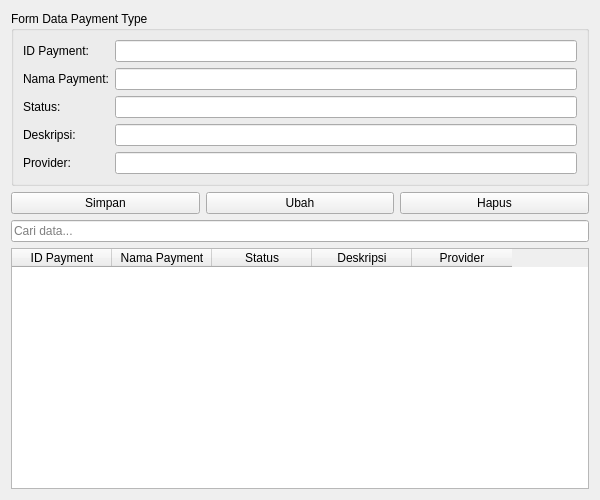
<?xml version="1.0" encoding="UTF-8"?>
<ui version="4.0">
 <class>Form</class>
 <widget class="QWidget" name="Form">
  <property name="geometry">
   <rect>
    <x>0</x>
    <y>0</y>
    <width>600</width>
    <height>500</height>
   </rect>
  </property>
  <property name="windowTitle">
   <string>Data Payment Type</string>
  </property>
  <layout class="QVBoxLayout" name="verticalLayout">
   <item>
    <widget class="QGroupBox" name="groupBox">
     <property name="title">
      <string>Form Data Payment Type</string>
     </property>
     <layout class="QFormLayout" name="formLayout">
      <item row="0" column="0">
       <widget class="QLabel" name="label">
        <property name="text">
         <string>ID Payment:</string>
        </property>
       </widget>
      </item>
      <item row="0" column="1">
       <widget class="QLineEdit" name="editIdPayment"/>
      </item>
      <item row="1" column="0">
       <widget class="QLabel" name="label_2">
        <property name="text">
         <string>Nama Payment:</string>
        </property>
       </widget>
      </item>
      <item row="1" column="1">
       <widget class="QLineEdit" name="editNamaPayment"/>
      </item>
      <item row="2" column="0">
       <widget class="QLabel" name="label_3">
        <property name="text">
         <string>Status:</string>
        </property>
       </widget>
      </item>
      <item row="2" column="1">
       <widget class="QLineEdit" name="editStatus"/>
      </item>
      <item row="3" column="0">
       <widget class="QLabel" name="label_4">
        <property name="text">
         <string>Deskripsi:</string>
        </property>
       </widget>
      </item>
      <item row="3" column="1">
       <widget class="QLineEdit" name="editDeskripsi"/>
      </item>
      <item row="4" column="0">
       <widget class="QLabel" name="label_5">
        <property name="text">
         <string>Provider:</string>
        </property>
       </widget>
      </item>
      <item row="4" column="1">
       <widget class="QLineEdit" name="editProvider"/>
      </item>
     </layout>
    </widget>
   </item>
   <item>
    <layout class="QHBoxLayout" name="horizontalLayout">
     <item>
      <widget class="QPushButton" name="btnSimpan">
       <property name="text">
        <string>Simpan</string>
       </property>
      </widget>
     </item>
     <item>
      <widget class="QPushButton" name="btnUbah">
       <property name="text">
        <string>Ubah</string>
       </property>
      </widget>
     </item>
     <item>
      <widget class="QPushButton" name="btnHapus">
       <property name="text">
        <string>Hapus</string>
       </property>
      </widget>
     </item>
    </layout>
   </item>
   <item>
    <widget class="QLineEdit" name="editCari">
     <property name="placeholderText">
      <string>Cari data...</string>
     </property>
    </widget>
   </item>
   <item>
    <widget class="QTableWidget" name="tabelPaymentType">
     <column>
      <property name="text">
       <string>ID Payment</string>
      </property>
     </column>
     <column>
      <property name="text">
       <string>Nama Payment</string>
      </property>
     </column>
     <column>
      <property name="text">
       <string>Status</string>
      </property>
     </column>
     <column>
      <property name="text">
       <string>Deskripsi</string>
      </property>
     </column>
     <column>
      <property name="text">
       <string>Provider</string>
      </property>
     </column>
    </widget>
   </item>
  </layout>
 </widget>
 <resources/>
 <connections/>
</ui>
